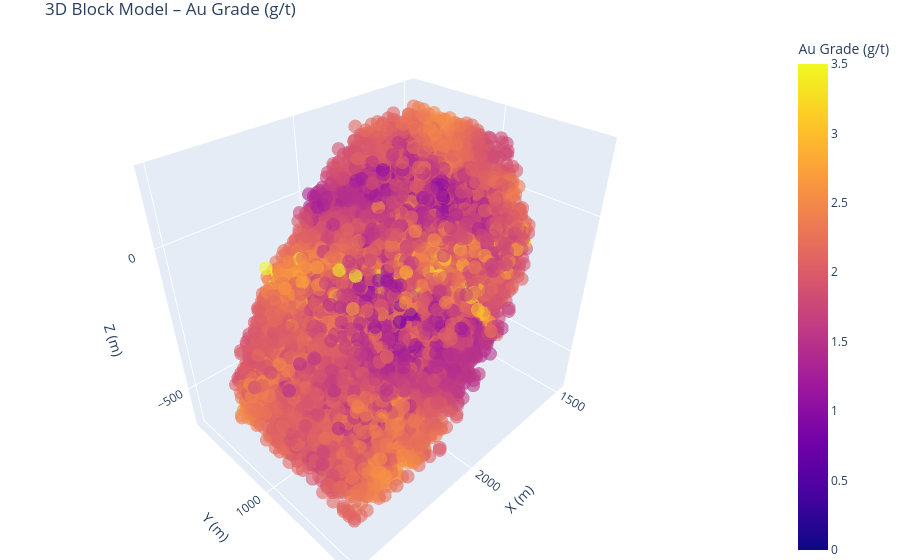

This figure's notebook cell:
### Markdown cell above
## 🖼️ **Step 3: Block Model Visualisation**

This step provides multiple visualisation modes to inspect the synthetic block model. These views help verify spatial continuity, domain structure, and property distribution across the model’s geometry.

---

#### 🔹 **3.1: Static Visualisation**

- **Horizontal Slices (Z-level)** – Top-down views at user-selected depths
- **Vertical Sections (Y or X)** – Cross-sections through the model (default is Y)
- **3D Scatter Plot** – Interactive 3D view using Plotly for spatial inspection

Each visualisation is dynamically linked to the selected `primary_mineral`, and uses appropriate colourmaps and axis scaling.

### Code cell
# ======================================================================
# 📦 STEP 3.1: INTERACTIVE BLOCK MODEL VIEWS (Plan, Section, 3D)
# ======================================================================

import matplotlib.pyplot as plt
import plotly.express as px
import ipywidgets as widgets
from IPython.display import clear_output

# --- 3.1.1 HORIZONTAL SLICE VIEWER (Z-LEVEL) ---
def plot_horizontal_slice(slice_axis, slice_value, slice_thickness=None, df=None, **kwargs):
	assert df is not None, "Block model DataFrame (`df`) is required."

	if slice_thickness is None:
		slice_thickness = model_dimensions["block_size"][2]  # Z thickness

	# Filter slice
	slice_df = df[np.abs(df[slice_axis] - slice_value) <= (slice_thickness / 2)]

	# Filter to grade threshold
	slice_df = slice_df[
		(slice_df["Au_grade"] >= cuttoff_au_visuals)
	]

	if slice_df.empty:
		print(f"⚠️ No valid ore blocks found at {slice_axis.upper()} = {slice_value} m.")
		return

	pivot = slice_df.pivot_table(index='y', columns='x', values='Au_grade', aggfunc='mean').fillna(0)
	cmap = property_colormaps.get("Au_grade", 'plasma')
	vmin, vmax = get_colorbar_limits("Au")  # Use Au base + multiplier

	plt.figure(figsize=(6, 6))
	plt.imshow(pivot.values, origin='lower', cmap=cmap,
			   extent=[pivot.columns.min(), pivot.columns.max(), pivot.index.min(), pivot.index.max()],
			   vmin=vmin, vmax=vmax)
	plt.title(f"Horizontal Slice at Z = {slice_value} m")
	plt.colorbar(label="Au Grade (g/t)")
	plt.xlabel("X (m)")
	plt.ylabel("Y (m)")
	plt.xlim(pivot.columns.min() - axis_adj[0], pivot.columns.max() + axis_adj[0])
	plt.ylim(pivot.index.min() - axis_adj[1], pivot.index.max() + axis_adj[1])
	plt.grid(False)
	plt.show()

make_axis_slider(
	df=block_model_df,
	axis="z",
	label="Z-Level Slice (Plan View)",
	callback_fn=plot_horizontal_slice,
	additional_args={"df": block_model_df},
	slice_thickness=block_size[2] / 2
)

# --- 3.1.2 VERTICAL CROSS-SECTION VIEWER (Y-LEVEL) ---
def plot_vertical_section(slice_axis, slice_value, slice_thickness=None, df=None, **kwargs):
	assert df is not None, "Block model DataFrame (`df`) is required."

	if slice_thickness is None:
		slice_thickness = model_dimensions["block_size"][1]  # Y thickness

	# Filter slice
	slice_df = df[np.abs(df[slice_axis] - slice_value) <= (slice_thickness / 2)]

	# Filter to ore only and grade threshold
	slice_df = slice_df[
		(slice_df["Au_grade"] >= cuttoff_au_visuals)
	]

	if slice_df.empty:
		print(f"⚠️ No valid ore blocks found at {slice_axis.upper()} = {slice_value} m.")
		return

	pivot = slice_df.pivot_table(index='z', columns='x', values='Au_grade', aggfunc='mean').fillna(0)
	cmap = property_colormaps.get("Au_grade", 'plasma')
	vmin, vmax = get_colorbar_limits("Au")

	plt.figure(figsize=(10, 6))
	plt.imshow(pivot.values, origin='lower', cmap=cmap,
			   extent=[pivot.columns.min(), pivot.columns.max(), pivot.index.min(), pivot.index.max()],
			   vmin=vmin, vmax=vmax)
	plt.title(f"Vertical Cross Section at Y = {slice_value} m")
	plt.colorbar(label="Au Grade (g/t)")
	plt.xlabel("X (m)")
	plt.ylabel("Z (m)")
	plt.xlim(pivot.columns.min() - axis_adj[0], pivot.columns.max() + axis_adj[0])
	plt.ylim(pivot.index.min() - axis_adj[2], pivot.index.max() + axis_adj[2])
	plt.grid(False)
	plt.gca().invert_yaxis()  # Depth convention
	plt.show()


valid_y = get_valid_slice_positions(block_model_df, axis='y', required_axis='z')

make_axis_slider(
	df=block_model_df[block_model_df["y"].isin(valid_y)],
	axis="y",
	label="Y Cross Section (Vertical View)",
	callback_fn=plot_vertical_section,
	additional_args={"df": block_model_df},
	slice_thickness=model_dimensions["block_size"][1]
)

# --- 3.1.3 3D BLOCK MODEL VIEW ---

ore_blocks = block_model_df[
	(block_model_df["Au_grade"] >= cuttoff_au_visuals)
]

sample_df = ore_blocks.sample(frac=0.2, random_state=1)

cmap = property_colormaps.get(primary_mineral, 'plasma')
vmin, vmax = get_colorbar_limits(primary_mineral.split("_")[0])

sample_df["Au_grade_fmt"] = sample_df["Au_grade"].round(2)
hover_data = {
	"x": True,
	"y": True,
	"z": True,
	"Au_grade_fmt": True,
	"concentric_zone": True
}

fig = px.scatter_3d(
	sample_df,
	x='x', y='y', z='z',
	color="Au_grade",
	color_continuous_scale=cmap,
	range_color=[vmin, vmax],
	hover_data=hover_data,
	opacity=0.6,
	size_max=2,
	title="3D Block Model – Au Grade (g/t)",
	labels={"Au_grade": "Au Grade (g/t)"}
)

fig.update_layout(
	scene=dict(
		xaxis_title='X (m)',
		yaxis_title='Y (m)',
		zaxis_title='Z (m)',
		xaxis=dict(
			nticks=4,
			range=[sample_df["x"].min() - axis_adj[0], sample_df["x"].max() + axis_adj[0]]
			),
		yaxis=dict(
			nticks=4,
			range=[sample_df["y"].min() - axis_adj[1], sample_df["y"].max() + axis_adj[1]]
			),
		zaxis=dict(
			nticks=4,
			range=[sample_df["z"].min() - axis_adj[2], sample_df["z"].max() + axis_adj[2]]
			),
	),
	margin=dict(l=0, r=0, b=0, t=30)
)
fig.show()

### Figure 1 — Plotly figure (JSON) as saved in the notebook; plotly's stock layout.template omitted (floating-point values rounded to 4 significant figures; data arrays with more than 128 entries replaced by an {"elided": "..."} marker saying what was removed)
{"data": [{"customdata": {"elided": "10002x2 mixed values"}, "hovertemplate": "x=%{x}<br>y=%{y}<br>z=%{z}<br>Au_grade_fmt=%{customdata[0]}<br>concentric_zone=%{customdata[1]}<br>Au Grade (g/t)=%{marker.color}<extra></extra>", "legendgroup": "", "marker": {"color": {"elided": "10002 float values"}, "coloraxis": "coloraxis", "opacity": 0.6, "symbol": "circle"}, "mode": "markers", "name": "", "scene": "scene", "showlegend": false, "type": "scatter3d", "x": {"elided": "10002 float values"}, "y": {"elided": "10002 float values"}, "z": {"elided": "10002 int values"}}], "layout": {"coloraxis": {"cmax": 3.5, "cmin": 0, "colorbar": {"title": {"text": "Au Grade (g/t)"}}, "colorscale": [[0, "#0d0887"], [0.1111, "#46039f"], [0.2222, "#7201a8"], [0.3333, "#9c179e"], [0.4444, "#bd3786"], [0.5556, "#d8576b"], [0.6667, "#ed7953"], [0.7778, "#fb9f3a"], [0.8889, "#fdca26"], [1, "#f0f921"]]}, "legend": {"tracegroupgap": 0}, "margin": {"b": 0, "l": 0, "r": 0, "t": 30}, "scene": {"domain": {"x": [0, 1], "y": [0, 1]}, "xaxis": {"nticks": 4, "range": [1452.0, 2528.0], "title": {"text": "X (m)"}}, "yaxis": {"nticks": 4, "range": [567.5, 1418.0], "title": {"text": "Y (m)"}}, "zaxis": {"nticks": 4, "range": [-655, 235], "title": {"text": "Z (m)"}}}, "title": {"text": "3D Block Model – Au Grade (g/t)"}}}
